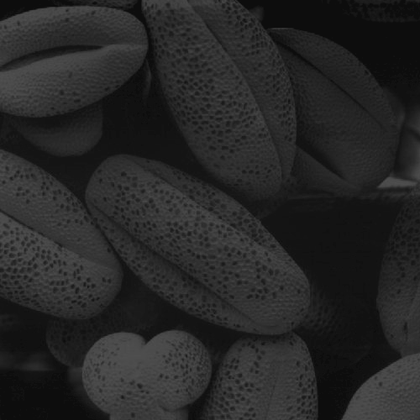
%> input picture imagens/cacau_escuro.tif, 420 x 420 px, shrunk from 500 x 500 before the run
$ octave splitting.m   (GNU Octave 9; MATLAB toolbox functions it lacks are replaced by stand-ins)
%> lines starting %> are read from the running program, lines starting %| are printed output that depends on the picture
close all % fechar todas as janelas
clear % limpar a memória
clc % limpa a tela da área de trabalho
pkg load image
A=imread('../imagens/cacau_escuro.tif'); % Ler o arquivo
%> A is the input picture: size 420x420 uint8; min 10, max 81, mean 38.7

maior_cinza=max(max(A));
%> maior_cinza = 81
menor_cinza=min(min(A));
%> menor_cinza = 10
limiar=(maior_cinza+menor_cinza)/2;
%> limiar = 46
printf("Limiar escolhido foi: %d\n", limiar);
%| Limiar escolhido foi: 46
split=15;
split1 = menor_cinza;
%> split1 = 10
split2 = 255 - maior_cinza;
%> split2 = 174
figure, imshow(A); % mostrar a imagem
title("Imagem Original");

figure, imhist(A);
title("Histograma Original");
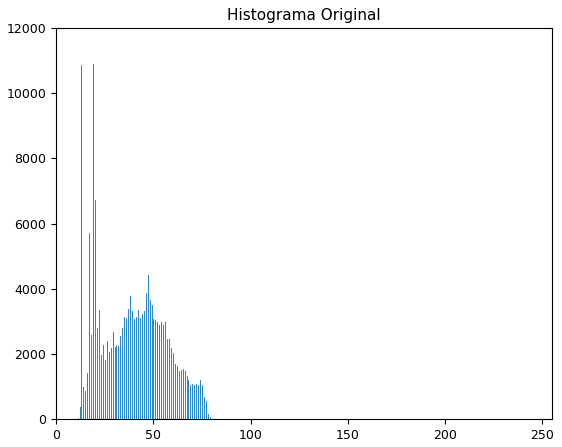
%> figure redrawn from the program's plot data; highest point at x = 19, y = 10911
[lin col]=size(A); % obtém dimensões da imagem
%> lin = 420; col = 420

for i=1:lin
  for j=1:col
    if A(i,j) <= limiar
      B(i,j)=A(i,j)- split1;
      C(i,j)=A(i,j)- split;
    else
      B(i,j)=A(i,j)+split2;
      C(i,j)=A(i,j)+ split;
    end
    if B(i,j)>255
      B(i,j)=255;
    else
      if B(i,j)<0
        B(i,j)=0;
      end
    end
  end
end
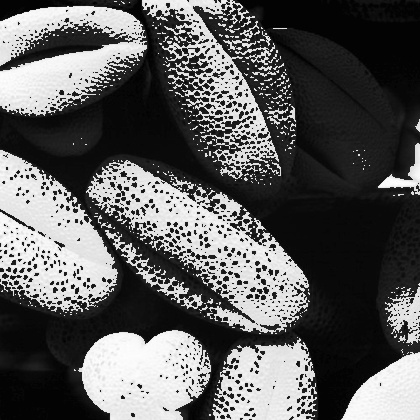
%> B: size 420x420 uint8; min 0, max 255, mean 93.9
figure, imhist(B);
title("Histograma da Figura esplitada");
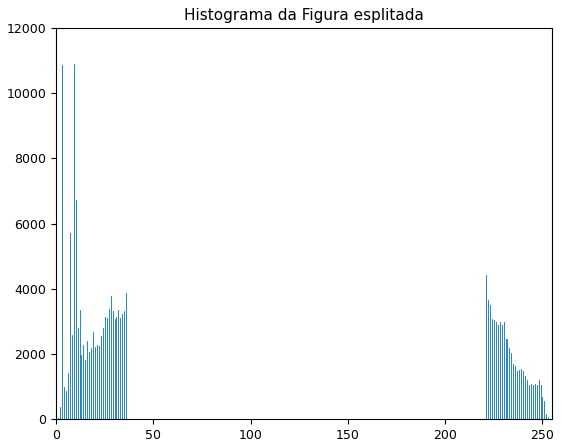
%> figure redrawn from the program's plot data; highest point at x = 9, y = 10911
figure, imshow(B);
title("Figura esplitada");

figure, imhist(C);
title("Histograma da Figura esplitada 2");
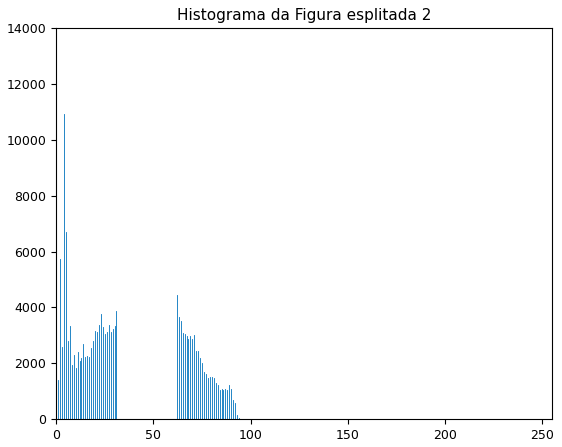
%> figure redrawn from the program's plot data; highest point at x = 0, y = 13132
figure, imshow(C);
title("Figura esplitada 2");

$ run again, with imagens/batatas.tif copied over imagens/cacau_escuro.tif
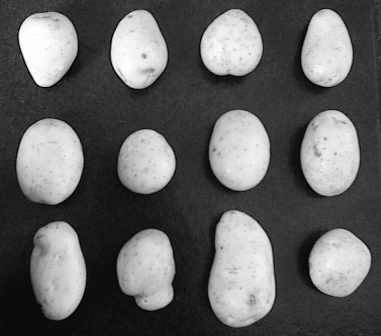
%> input picture imagens/batatas.tif, 381 x 336 px
%> A is the input picture: size 336x381 uint8; min 0, max 254, mean 98.7
%> maior_cinza = 254
%> menor_cinza = 0
%> limiar = 127
%| Limiar escolhido foi: 127
%> split1 = 0
%> split2 = 1
%> `title("Histograma Original");`:
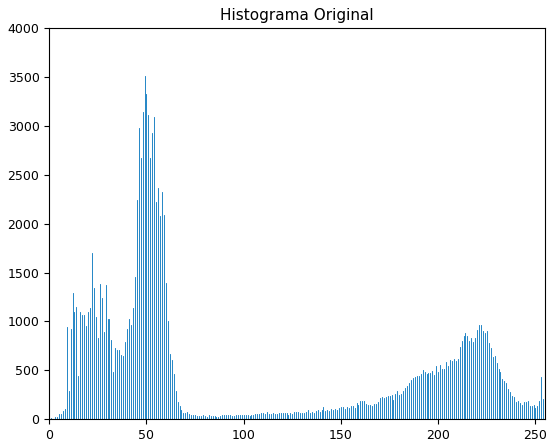
%> figure redrawn from the program's plot data; highest point at x = 49, y = 3505
%> `title("Histograma da Figura esplitada 2");`:
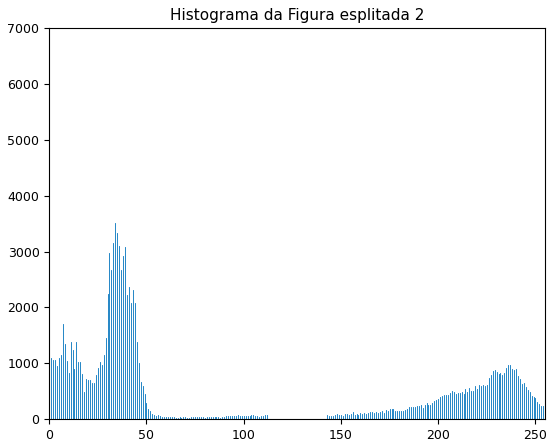
%> figure redrawn from the program's plot data; highest point at x = 0, y = 6488
